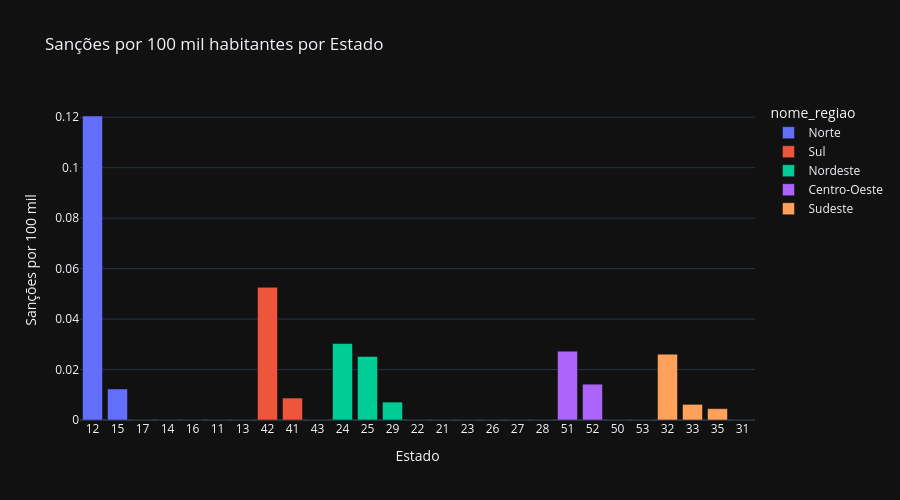

Write notebook code for a chart like this one.
### Code cell
fig = px.bar(df_analysis.sort_values('sancoes_por_100k', ascending=False),
             x='codigo_estado', y='sancoes_por_100k',
             color='nome_regiao',
             title='Sanções por 100 mil habitantes por Estado',
             labels={'sancoes_por_100k': 'Sanções por 100 mil', 'codigo_estado': 'Estado'},
             height=500)
fig.show()

### Figure 1 — Plotly figure (JSON) as saved in the notebook; plotly's stock layout.template omitted (floating-point values rounded to 4 significant figures)
{"data": [{"hovertemplate": "nome_regiao=Norte<br>Estado=%{x}<br>Sanções por 100 mil=%{y}<extra></extra>", "legendgroup": "Norte", "marker": {"color": "#636efa", "pattern": {"shape": ""}}, "name": "Norte", "orientation": "v", "showlegend": true, "textposition": "auto", "x": ["12", "15", "17", "14", "16", "11", "13"], "xaxis": "x", "y": [0.1205, 0.0123, 0.0, 0.0, 0.0, 0.0, 0.0], "yaxis": "y", "type": "bar"}, {"hovertemplate": "nome_regiao=Sul<br>Estado=%{x}<br>Sanções por 100 mil=%{y}<extra></extra>", "legendgroup": "Sul", "marker": {"color": "#EF553B", "pattern": {"shape": ""}}, "name": "Sul", "orientation": "v", "showlegend": true, "textposition": "auto", "x": ["42", "41", "43"], "xaxis": "x", "y": [0.0526, 0.0087, 0.0], "yaxis": "y", "type": "bar"}, {"hovertemplate": "nome_regiao=Nordeste<br>Estado=%{x}<br>Sanções por 100 mil=%{y}<extra></extra>", "legendgroup": "Nordeste", "marker": {"color": "#00cc96", "pattern": {"shape": ""}}, "name": "Nordeste", "orientation": "v", "showlegend": true, "textposition": "auto", "x": ["24", "25", "29", "22", "21", "23", "26", "27", "28"], "xaxis": "x", "y": [0.0303, 0.0252, 0.0071, 0.0, 0.0, 0.0, 0.0, 0.0, 0.0], "yaxis": "y", "type": "bar"}, {"hovertemplate": "nome_regiao=Centro-Oeste<br>Estado=%{x}<br>Sanções por 100 mil=%{y}<extra></extra>", "legendgroup": "Centro-Oeste", "marker": {"color": "#ab63fa", "pattern": {"shape": ""}}, "name": "Centro-Oeste", "orientation": "v", "showlegend": true, "textposition": "auto", "x": ["51", "52", "50", "53"], "xaxis": "x", "y": [0.0273, 0.0142, 0.0, 0.0], "yaxis": "y", "type": "bar"}, {"hovertemplate": "nome_regiao=Sudeste<br>Estado=%{x}<br>Sanções por 100 mil=%{y}<extra></extra>", "legendgroup": "Sudeste", "marker": {"color": "#FFA15A", "pattern": {"shape": ""}}, "name": "Sudeste", "orientation": "v", "showlegend": true, "textposition": "auto", "x": ["32", "33", "35", "31"], "xaxis": "x", "y": [0.0261, 0.0062, 0.0045, 0.0], "yaxis": "y", "type": "bar"}], "layout": {"xaxis": {"anchor": "y", "domain": [0.0, 1.0], "title": {"text": "Estado"}}, "yaxis": {"anchor": "x", "domain": [0.0, 1.0], "title": {"text": "Sanções por 100 mil"}}, "legend": {"title": {"text": "nome_regiao"}, "tracegroupgap": 0}, "title": {"text": "Sanções por 100 mil habitantes por Estado"}, "barmode": "relative", "height": 500}}
